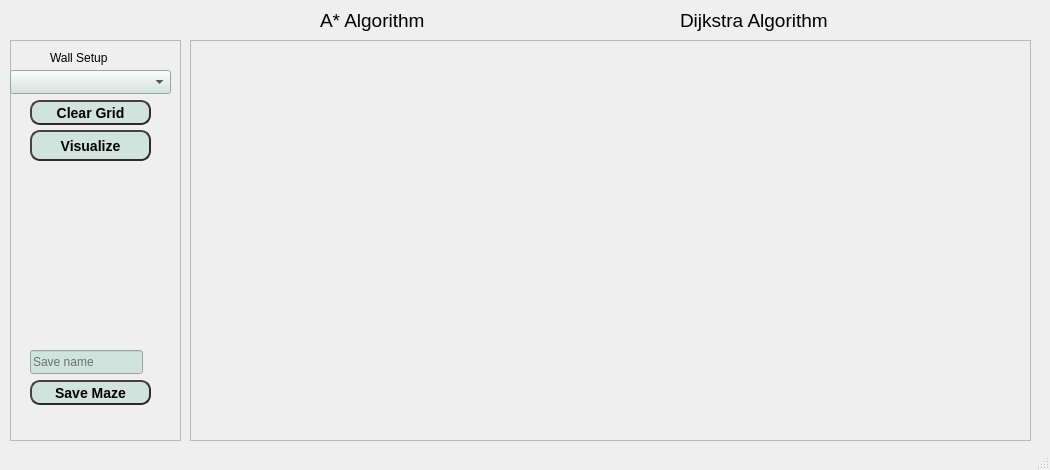
<?xml version="1.0" encoding="UTF-8"?>
<ui version="4.0">
 <class>MainWindow</class>
 <widget class="QMainWindow" name="MainWindow">
  <property name="geometry">
   <rect>
    <x>0</x>
    <y>0</y>
    <width>1050</width>
    <height>470</height>
   </rect>
  </property>
  <property name="sizePolicy">
   <sizepolicy hsizetype="Fixed" vsizetype="Fixed">
    <horstretch>0</horstretch>
    <verstretch>0</verstretch>
   </sizepolicy>
  </property>
  <property name="minimumSize">
   <size>
    <width>1050</width>
    <height>470</height>
   </size>
  </property>
  <property name="maximumSize">
   <size>
    <width>1050</width>
    <height>470</height>
   </size>
  </property>
  <property name="cursor">
   <cursorShape>PointingHandCursor</cursorShape>
  </property>
  <property name="windowTitle">
   <string>Pathfinding Algorithms Visualizer</string>
  </property>
  <property name="autoFillBackground">
   <bool>false</bool>
  </property>
  <property name="styleSheet">
   <string notr="true"/>
  </property>
  <widget class="QWidget" name="centralwidget">
   <widget class="QFrame" name="GridFrame">
    <property name="geometry">
     <rect>
      <x>190</x>
      <y>40</y>
      <width>841</width>
      <height>401</height>
     </rect>
    </property>
    <property name="styleSheet">
     <string notr="true"/>
    </property>
    <property name="frameShape">
     <enum>QFrame::StyledPanel</enum>
    </property>
    <property name="frameShadow">
     <enum>QFrame::Raised</enum>
    </property>
   </widget>
   <widget class="QFrame" name="LeftFrame">
    <property name="geometry">
     <rect>
      <x>10</x>
      <y>40</y>
      <width>171</width>
      <height>401</height>
     </rect>
    </property>
    <property name="styleSheet">
     <string notr="true"/>
    </property>
    <property name="frameShape">
     <enum>QFrame::StyledPanel</enum>
    </property>
    <property name="frameShadow">
     <enum>QFrame::Raised</enum>
    </property>
    <widget class="QComboBox" name="ComboMaze">
     <property name="geometry">
      <rect>
       <x>0</x>
       <y>30</y>
       <width>161</width>
       <height>24</height>
      </rect>
     </property>
     <property name="styleSheet">
      <string notr="true">background-color: rgb(209, 227, 221);</string>
     </property>
     <property name="editable">
      <bool>false</bool>
     </property>
     <property name="currentText">
      <string/>
     </property>
    </widget>
    <widget class="QLabel" name="label">
     <property name="geometry">
      <rect>
       <x>40</x>
       <y>10</y>
       <width>71</width>
       <height>16</height>
      </rect>
     </property>
     <property name="text">
      <string>Wall Setup</string>
     </property>
    </widget>
    <widget class="QPushButton" name="ClearGridButton">
     <property name="geometry">
      <rect>
       <x>20</x>
       <y>60</y>
       <width>121</width>
       <height>25</height>
      </rect>
     </property>
     <property name="styleSheet">
      <string notr="true">background-color: rgb(209, 227, 221);
     border-style: outset;
     border-width: 2px;
     border-radius: 10px;
     border-color: #32292F;
     font: bold 14px;</string>
     </property>
     <property name="text">
      <string>Clear Grid</string>
     </property>
    </widget>
    <widget class="QPushButton" name="VisualizeButton">
     <property name="geometry">
      <rect>
       <x>20</x>
       <y>90</y>
       <width>121</width>
       <height>31</height>
      </rect>
     </property>
     <property name="palette">
      <palette>
       <active>
        <colorrole role="Button">
         <brush brushstyle="SolidPattern">
          <color alpha="255">
           <red>209</red>
           <green>227</green>
           <blue>221</blue>
          </color>
         </brush>
        </colorrole>
        <colorrole role="Base">
         <brush brushstyle="SolidPattern">
          <color alpha="255">
           <red>209</red>
           <green>227</green>
           <blue>221</blue>
          </color>
         </brush>
        </colorrole>
        <colorrole role="Window">
         <brush brushstyle="SolidPattern">
          <color alpha="255">
           <red>209</red>
           <green>227</green>
           <blue>221</blue>
          </color>
         </brush>
        </colorrole>
       </active>
       <inactive>
        <colorrole role="Button">
         <brush brushstyle="SolidPattern">
          <color alpha="255">
           <red>209</red>
           <green>227</green>
           <blue>221</blue>
          </color>
         </brush>
        </colorrole>
        <colorrole role="Base">
         <brush brushstyle="SolidPattern">
          <color alpha="255">
           <red>209</red>
           <green>227</green>
           <blue>221</blue>
          </color>
         </brush>
        </colorrole>
        <colorrole role="Window">
         <brush brushstyle="SolidPattern">
          <color alpha="255">
           <red>209</red>
           <green>227</green>
           <blue>221</blue>
          </color>
         </brush>
        </colorrole>
       </inactive>
       <disabled>
        <colorrole role="Button">
         <brush brushstyle="SolidPattern">
          <color alpha="255">
           <red>209</red>
           <green>227</green>
           <blue>221</blue>
          </color>
         </brush>
        </colorrole>
        <colorrole role="Base">
         <brush brushstyle="SolidPattern">
          <color alpha="255">
           <red>209</red>
           <green>227</green>
           <blue>221</blue>
          </color>
         </brush>
        </colorrole>
        <colorrole role="Window">
         <brush brushstyle="SolidPattern">
          <color alpha="255">
           <red>209</red>
           <green>227</green>
           <blue>221</blue>
          </color>
         </brush>
        </colorrole>
       </disabled>
      </palette>
     </property>
     <property name="cursor">
      <cursorShape>ArrowCursor</cursorShape>
     </property>
     <property name="styleSheet">
      <string notr="true">background-color: rgb(209, 227, 221);
     border-style: outset;
     border-width: 2px;
     border-radius: 10px;
     border-color: #32292F;
     font: bold 14px;</string>
     </property>
     <property name="text">
      <string>Visualize</string>
     </property>
    </widget>
    <widget class="QPushButton" name="SaveMazeButton">
     <property name="geometry">
      <rect>
       <x>20</x>
       <y>340</y>
       <width>121</width>
       <height>25</height>
      </rect>
     </property>
     <property name="styleSheet">
      <string notr="true">background-color: rgb(209, 227, 221);
     border-style: outset;
     border-width: 2px;
     border-radius: 10px;
     border-color: #32292F;
     font: bold 14px;</string>
     </property>
     <property name="text">
      <string>Save Maze</string>
     </property>
    </widget>
    <widget class="QLineEdit" name="SaveNameInput">
     <property name="geometry">
      <rect>
       <x>20</x>
       <y>310</y>
       <width>113</width>
       <height>24</height>
      </rect>
     </property>
     <property name="autoFillBackground">
      <bool>false</bool>
     </property>
     <property name="styleSheet">
      <string notr="true">background-color: rgb(209, 227, 221);</string>
     </property>
     <property name="text">
      <string/>
     </property>
     <property name="maxLength">
      <number>15</number>
     </property>
     <property name="frame">
      <bool>true</bool>
     </property>
     <property name="placeholderText">
      <string>Save name</string>
     </property>
     <property name="clearButtonEnabled">
      <bool>true</bool>
     </property>
    </widget>
   </widget>
   <widget class="QLabel" name="label_2">
    <property name="geometry">
     <rect>
      <x>320</x>
      <y>0</y>
      <width>141</width>
      <height>41</height>
     </rect>
    </property>
    <property name="font">
     <font>
      <pointsize>14</pointsize>
     </font>
    </property>
    <property name="text">
     <string>A* Algorithm</string>
    </property>
   </widget>
   <widget class="QLabel" name="label_3">
    <property name="geometry">
     <rect>
      <x>680</x>
      <y>0</y>
      <width>191</width>
      <height>41</height>
     </rect>
    </property>
    <property name="font">
     <font>
      <pointsize>14</pointsize>
     </font>
    </property>
    <property name="text">
     <string>Dijkstra Algorithm</string>
    </property>
   </widget>
   <zorder>LeftFrame</zorder>
   <zorder>GridFrame</zorder>
   <zorder>label_2</zorder>
   <zorder>label_3</zorder>
  </widget>
  <widget class="QStatusBar" name="statusbar"/>
 </widget>
 <resources/>
 <connections/>
</ui>
